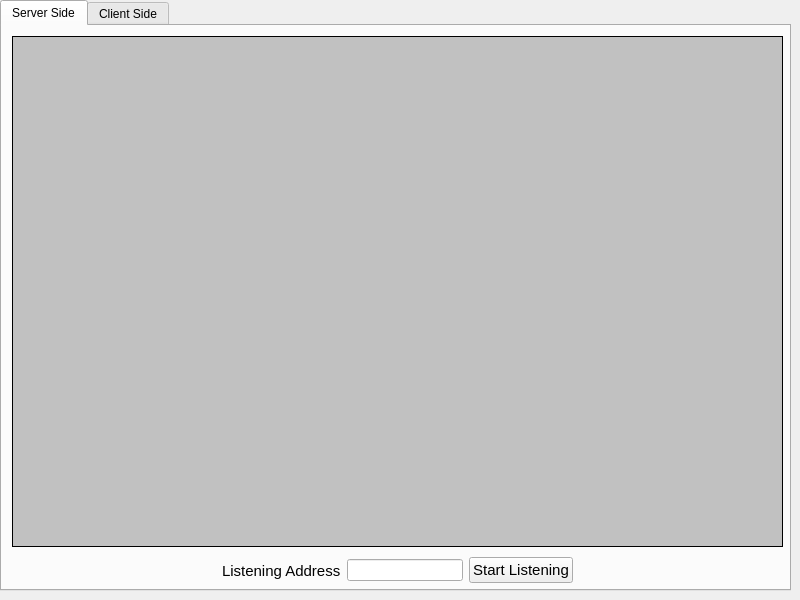
<?xml version="1.0" encoding="UTF-8"?>
<ui version="4.0">
 <class>RemoteCamera</class>
 <widget class="QMainWindow" name="RemoteCamera">
  <property name="geometry">
   <rect>
    <x>0</x>
    <y>0</y>
    <width>800</width>
    <height>600</height>
   </rect>
  </property>
  <property name="windowTitle">
   <string>Remote Camera</string>
  </property>
  <widget class="QWidget" name="centralwidget">
   <widget class="QTabWidget" name="tabWidget">
    <property name="geometry">
     <rect>
      <x>0</x>
      <y>0</y>
      <width>791</width>
      <height>591</height>
     </rect>
    </property>
    <property name="currentIndex">
     <number>0</number>
    </property>
    <widget class="QWidget" name="tab">
     <attribute name="title">
      <string>Server Side</string>
     </attribute>
     <widget class="QWidget" name="horizontalLayoutWidget">
      <property name="geometry">
       <rect>
        <x>220</x>
        <y>530</y>
        <width>351</width>
        <height>29</height>
       </rect>
      </property>
      <layout class="QHBoxLayout" name="horizontalLayout">
       <item>
        <widget class="QLabel" name="label_remote_listen_address">
         <property name="font">
          <font>
           <pointsize>11</pointsize>
          </font>
         </property>
         <property name="text">
          <string>Listening Address</string>
         </property>
        </widget>
       </item>
       <item>
        <widget class="QLineEdit" name="edit_remote_listen_address"/>
       </item>
       <item>
        <widget class="QPushButton" name="button_remote_listen_address">
         <property name="font">
          <font>
           <pointsize>11</pointsize>
          </font>
         </property>
         <property name="text">
          <string>Start Listening</string>
         </property>
        </widget>
       </item>
      </layout>
     </widget>
     <widget class="QLabel" name="label_get_remote">
      <property name="geometry">
       <rect>
        <x>10</x>
        <y>10</y>
        <width>771</width>
        <height>511</height>
       </rect>
      </property>
      <property name="styleSheet">
       <string notr="true">background-color: rgb(193, 193, 193);</string>
      </property>
      <property name="frameShape">
       <enum>QFrame::Box</enum>
      </property>
      <property name="frameShadow">
       <enum>QFrame::Plain</enum>
      </property>
      <property name="lineWidth">
       <number>1</number>
      </property>
      <property name="text">
       <string/>
      </property>
     </widget>
    </widget>
    <widget class="QWidget" name="tab_2">
     <attribute name="title">
      <string>Client Side</string>
     </attribute>
     <widget class="QWidget" name="horizontalLayoutWidget_2">
      <property name="geometry">
       <rect>
        <x>220</x>
        <y>10</y>
        <width>351</width>
        <height>29</height>
       </rect>
      </property>
      <layout class="QHBoxLayout" name="horizontalLayout_2">
       <item>
        <widget class="QLabel" name="label_remote_send_address">
         <property name="font">
          <font>
           <pointsize>11</pointsize>
          </font>
         </property>
         <property name="text">
          <string>Sending Address</string>
         </property>
        </widget>
       </item>
       <item>
        <widget class="QLineEdit" name="edit_remote_send_address"/>
       </item>
       <item>
        <widget class="QPushButton" name="button_remote_send_address">
         <property name="font">
          <font>
           <pointsize>11</pointsize>
          </font>
         </property>
         <property name="text">
          <string>Start Sending</string>
         </property>
        </widget>
       </item>
      </layout>
     </widget>
     <widget class="QTextEdit" name="textEdit">
      <property name="geometry">
       <rect>
        <x>10</x>
        <y>50</y>
        <width>761</width>
        <height>501</height>
       </rect>
      </property>
      <property name="font">
       <font>
        <pointsize>11</pointsize>
       </font>
      </property>
      <property name="html">
       <string>&lt;!DOCTYPE HTML PUBLIC &quot;-//W3C//DTD HTML 4.0//EN&quot; &quot;http://www.w3.org/TR/REC-html40/strict.dtd&quot;&gt;
&lt;html&gt;&lt;head&gt;&lt;meta name=&quot;qrichtext&quot; content=&quot;1&quot; /&gt;&lt;style type=&quot;text/css&quot;&gt;
p, li { white-space: pre-wrap; }
&lt;/style&gt;&lt;/head&gt;&lt;body style=&quot; font-family:'MS Shell Dlg 2'; font-size:11pt; font-weight:400; font-style:normal;&quot;&gt;
&lt;p style=&quot;-qt-paragraph-type:empty; margin-top:0px; margin-bottom:0px; margin-left:0px; margin-right:0px; -qt-block-indent:0; text-indent:0px; font-family:'MS Shell Dlg 2';&quot;&gt;&lt;br /&gt;&lt;/p&gt;&lt;/body&gt;&lt;/html&gt;</string>
      </property>
     </widget>
    </widget>
   </widget>
  </widget>
 </widget>
 <resources/>
 <connections/>
</ui>
